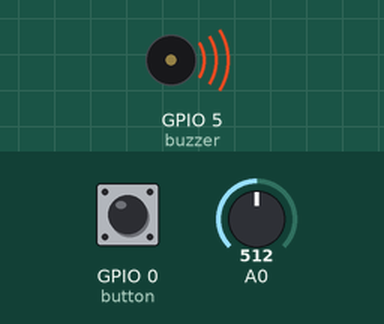
Simulated run of this sketch. Board: ESP8266 (Wemos D1 mini). Shown: buzzer (waves = sounding, pin HIGH). The test bench sets the inputs (shaded band); at power-on: A0 = 512, GPIO 0 (button) HIGH. WiFi joins after 1.5 s; servers stay silent unless stated; what the sketch prints to the serial monitor is not drawn.

Above: at 3.1 s.
3.2 s: A0 set to 492
At 4.5 s:
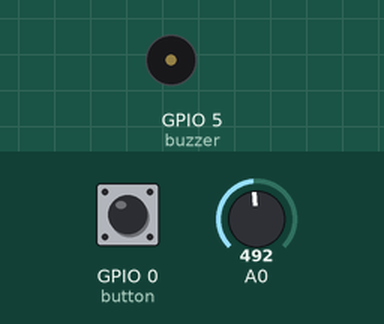
6.4 s: GPIO 0 (button) pulled LOW for 0.15 s
Timing chart, 0 to 9.4 s (numbered marks = the images above; inputs shaded):
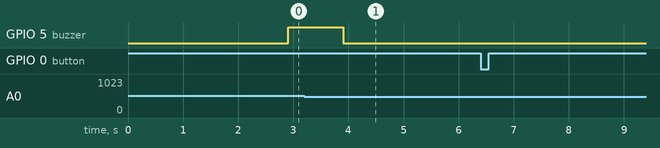

Measured:
- the behaviour switches between 501 and 500 on A0 (found by bisection; images 0 and 1)
- after the input at 3.2 s, GPIO 5 (buzzer): HIGH → LOW after 0.70 s
- after the input at 6.4 s, every drawn part: stays the same

The sketch:

Edgent_ESP8266_MQ5.ino
```cpp
#define BLYNK_TEMPLATE_ID "TMPL6_lmICFl7"
#define BLYNK_TEMPLATE_NAME "CAM BIEN KHI GAS"
#define BLYNK_AUTH_TOKEN "ZOm1e1WHcdij14ri685bqAhi7Ai2yBfa"

#define BLYNK_FIRMWARE_VERSION        "0.1.0"
#define BLYNK_PRINT Serial
#define APP_DEBUG
#define USE_NODE_MCU_BOARD
#include "BlynkEdgent.h"

int buzzer=5; // Socket D1
int button=0; //Socket D3
int mq5_value;
int mucCanhbao=500;
int timerID1,timerID2;
boolean buttonState=HIGH;
boolean btnStatus=1;
BlynkTimer timer;
boolean canhbaoState=0;
WidgetLED led(V0);

void setup()
{
  Serial.begin(115200);
  delay(100);
  pinMode(button,INPUT_PULLUP);
  pinMode(buzzer,OUTPUT);
  digitalWrite(buzzer,LOW);
  BlynkEdgent.begin();
  timerID1 = timer.setInterval(1000L,handleTimerID1);
}

void loop() {
  BlynkEdgent.run();
  timer.run();
  if(digitalRead(button)==LOW){
    if(buttonState==HIGH){
      buttonState=LOW;
      btnStatus=!btnStatus;
      Serial.println("Trạng thái: " + String(btnStatus));
      Blynk.virtualWrite(V4,btnStatus);
      delay(200);
    }
  }else{
    buttonState=HIGH;
  }
}

void handleTimerID1(){
  mq5_value = analogRead(A0);
  Blynk.virtualWrite(V1,mq5_value);
  if(led.getValue()) {
    led.off();
  } else {
    led.on();
  }
  if(btnStatus==1){
    if(mq5_value>mucCanhbao){
      if(canhbaoState==0){
        canhbaoState=1;
        Blynk.logEvent("warning", String("Cảnh báo!!! Khí gas trong không khí là " + String(mq5_value)+" vượt quá mức cho phép!"));
        timerID2 = timer.setTimeout(60000L,handleTimerID2);
      }
      digitalWrite(buzzer,HIGH);
      Blynk.virtualWrite(V3,HIGH);
      Serial.println("Cảnh báo đã được bật!");
    }else{
      digitalWrite(buzzer,LOW);
      Blynk.virtualWrite(V3,LOW);
      Serial.println("Cảnh báo đã được tắt!");
    }
  }else{
    digitalWrite(buzzer,LOW);
    Blynk.virtualWrite(V3,LOW);
    Serial.println("Cảnh báo đã được tắt!");
  }
}

void handleTimerID2(){
  canhbaoState=0;
}

BLYNK_CONNECTED() {
  Blynk.syncVirtual(V2,V4);
}

BLYNK_WRITE(V2) {
  mucCanhbao = param.asInt();
}

BLYNK_WRITE(V4) {
  btnStatus = param.asInt();
}
```
